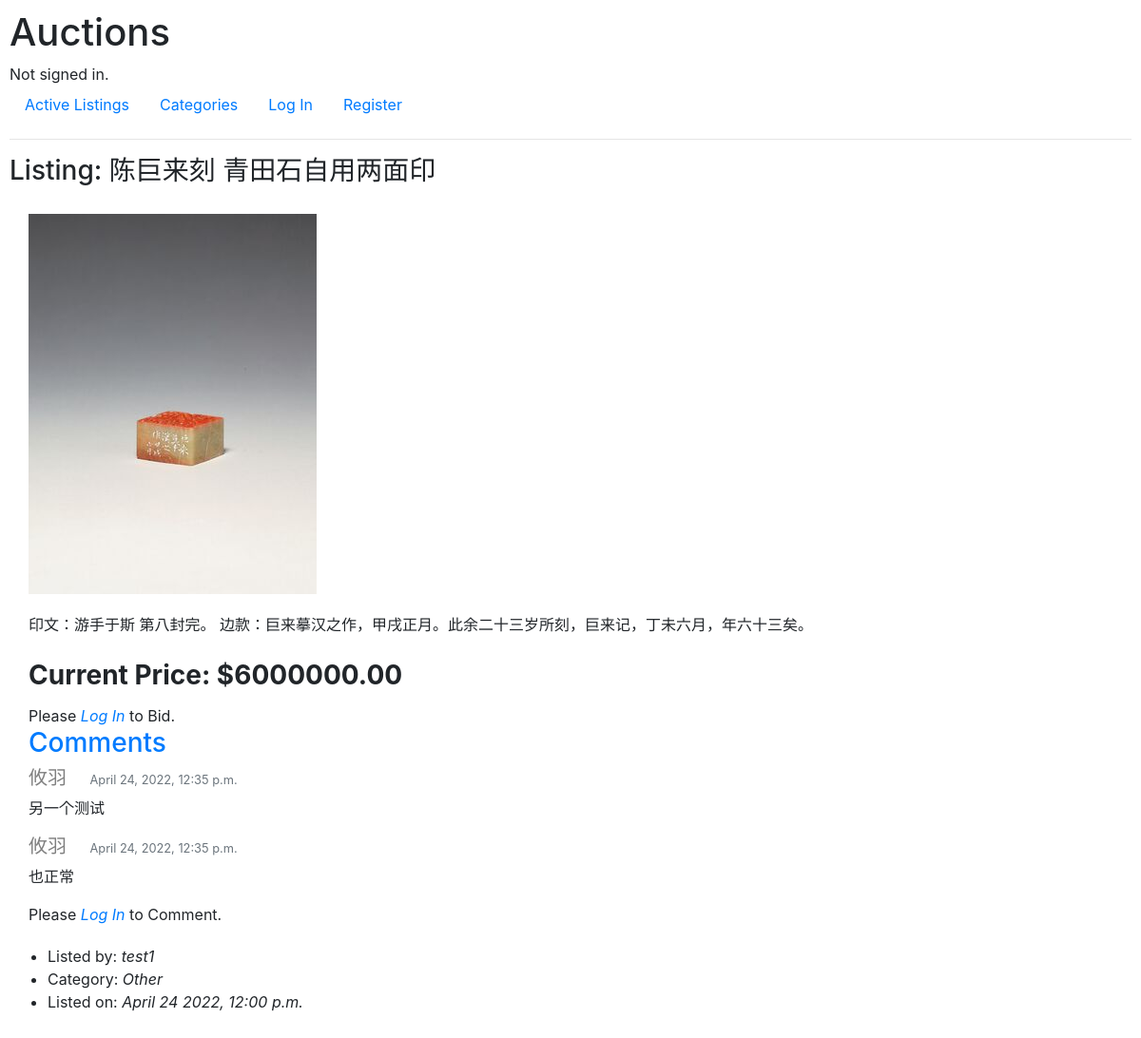
Page /listings/2/ on the committed database.
### auctions/models.py (models this page shows)
class AuctionsListings(models.Model):
    title = models.CharField(max_length=128)
    description = models.TextField()
    price = models.DecimalField(decimal_places=2, max_digits=15)
    image = models.ImageField(null=True,blank=True)
    imgURL = models.URLField(blank= True);
    uid = models.ForeignKey(User, on_delete=models.CASCADE)
    active = models.BooleanField(default=True)
    category = models.CharField(max_length=64,default="Other")
    timestamp = models.DateTimeField(auto_now_add=True, null=True)

class Comments(models.Model):
    aid = models.ForeignKey(AuctionsListings, on_delete=models.CASCADE)
    uid = models.ForeignKey(User, on_delete=models.CASCADE)
    content = models.TextField()
    timestamp = models.DateTimeField(auto_now_add=True, null=True)

class User(AbstractUser):
    pass

### auctions/views.py (the view)
# urls.py: path("listings/<int:auction_id>/", views.listings, name="listings"),
def listings(request, auction_id):
    data = AuctionsListings.objects.filter(id = auction_id)
    comments = Comments.objects.filter(aid = auction_id)
    if request.user.is_authenticated:
        added = Watchlist.objects.filter(uid=request.user, aid=auction_id)
        if request.user == data[0].uid:
            creator = True
        else:
            creator = False
    else:
        added = False
        creator = False
    return render (request, "auctions/detail.html", {
        "data": data[0],
        "added": added,
        "creator":creator,
        "comments":comments
        })

### auctions/templates/auctions/detail.html (shortened to what this page needs)
{% extends "auctions/layout.html" %}
{% block body %}
    <div class="inline">
        <h3>
            Listing: {{data.title}}
        </h3>
    </div>
    <div class="leftblank">
        <div style="margin-top: 20px;"><img class="imgminsize" src="{{ data.imgURL }}" alt="{{ data.title }}"/> </div>
        <div style="margin:20px 0;">{{ data.description }}</div>
        {% if data.active %}
            <div class="price"><strong>Current Price: ${% firstof data.highest_bid|floatformat:"2" data.price %}</strong></div>
            {% if user.is_authenticated %}
            <form action="{% url 'add_bid' data.id %}" method="POST">
                {% csrf_token %}
                    <div class="form-group inline">
                        <input autofocus class="form-control" type="number" min={{data.price}} name="price" required style="width: 500px"/>
                    </div>
                    <input class="btn btn-primary btn_bid_comment"  type="submit" value="Place  Bid" />
            </form>
                {% else %}
                <p class="card-text">Please <em><a href="{% url 'login' %}">Log In</a></em> to Bid.</p>
            {% endif %}
            {% else %}
            <div class="price"><strong>Auction Price: ${% firstof data.highest_bid|floatformat:"2" data.price %}</strong></div>
            <div class="price"><strong>Winner: {{ winner }}</strong></div>
        {% endif %}
    </div>
    <div class="leftblank">
        <div>
            <h3 class="text-primary">Comments</h3>
            {% for comment in comments %}
                <div>
                    <h5 class="inline" style="color: gray;">{{ comment.uid }}</h5>
                    <span class="text-muted inline leftblank"><small>{{ comment.timestamp }}</small></span>
                    <p>{{ comment.content }}</p>
                </div>
            {% empty %}
                <p>No comments yet.</p>
            {% endfor %}
        </div>
        {% if data.active %}
            {% if user.is_authenticated %}
            <form action="{% url 'add_comment' data.id %}" method="POST">
                {% csrf_token %}
                <div class="form-group inline">
                    <input autofocus class="form-control" type="text" placeholder="Leave your Comment..." name="content" required style="width: 500px"/>
                </div>
                    <input class="btn btn-primary btn_bid_comment" type="submit" value="Comment"/>
            </form>
                {% else %}
                <p class="card-text">Please <em><a href="{% url 'login' %}">Log In</a></em> to Comment.</p>
            {% endif %}
        {% endif %}
    </div>
    <div style="margin-top: 20px;">
        <ul>
            <li>Listed by: <em>{{ data.uid }}</em></li>
            <li>Category: <em>{{ data.category|capfirst }}</em></li>
            <li>Listed on: <em>{{ data.timestamp|date:"F j Y, h:i a" }}</em></li>
        </ul>
    </div>
{% endblock %}

### auctions/static/auctions/styles.css (style rules this page uses)
body { padding: 10px; }

### auctions/templates/auctions/detail.html (style rules this page uses)
.inline { display: inline-block; }
.leftblank { margin-left: 20px; }
.imgminsize { min-height: 300px; min-width: 400; }
.price { margin-bottom: 10px; font-size: 28px; }

### rows in the picture
AuctionsListings: title "陈巨来刻 青田石自用两面印", imgURL (picture), description "印文：游手于斯 第八封完。 边款：巨来摹汉之作，甲戌正月。此余二十三岁所刻，巨来记，丁未六月，年六十三矣。", price "6000000.00", uid "test1", category "Other", timestamp "April 24 2022, 12:00 p.m."
Comments: uid "攸羽", timestamp "April 24, 2022, 12:35 p.m.", content "另一个测试"
Comments: uid "攸羽", timestamp "April 24, 2022, 12:35 p.m.", content "也正常"
